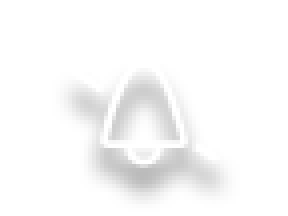
#> input picture mib/skin1/img_1180.png, 72 x 54 px (shown 4 times larger)
$ python -i build_skin.py   (imports and definitions only)
#> lines starting #> are read from the running program, lines starting #| are printed output that depends on the picture
#> further down, picture is the input picture: PIL image 72x54 RGBA; mean R, G, B, A 164.9, 164.9, 164.9, 17.9
"""Builds a launcher skin from another MIB software train.

1. Extract the train's skin with extract_mcf.py (the images.mcf of the skin folder) so that a
   folder of img_<n>.png pictures exists.
2. From the repository root run:

       python3 mib/tools/build_skin.py <folder with img_N.png> <skin id> "<name shown in Setup>"

   For every launcher picture in mib/skin_recipe.json the tool finds the picture of the new train
   that looks most like the one it was made from in the reference skin (mib/skin1), cuts it the same
   way and writes app/src/main/assets/skins/<skin id>/<launcher picture>.png plus skin.json.
3. Check mib/skins/<skin id>_report.txt: matches below the threshold are listed first. Fix any
   wrong one in mib/skins/<skin id>.json ({"ui_key_play": 1356, ...}) and run the tool again.

Pictures that have no good match are left out, so the launcher keeps its built-in one for them.
"""
import glob, json, os, sys
from PIL import Image

REF = 'mib/skin1'
RECIPE = 'mib/skin_recipe.json'
OUT = 'app/src/main/assets/skins'
FEAT = 16
GOOD = 0.90  # similarity (0..1) needed to use a match without a manual override


def feature(im):
    """Small RGBA thumbnail on black and white, as numbers 0..1 (shape, colour and transparency)."""
    im = im.convert('RGBA')
    t = im.resize((FEAT, FEAT), Image.BILINEAR)
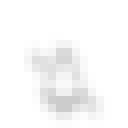
#> t: PIL image 16x16 RGBA (shown 8 times larger); mean R, G, B, A 40.2, 40.2, 40.2, 17.9; transparent parts drawn white
    out = []
    for bg in ((0, 0, 0, 255), (255, 255, 255, 255)):
        b = Image.new('RGBA', t.size, bg)
        b.alpha_composite(t)
        out.extend(v / 255.0 for px in list(b.convert('RGB').getdata()) for v in px)
#> after the loop, out = 1536 values, max 1 at index 768, min 0 at index 0, mean 0.511
    return out


# [76 lines left out: functions similarity, cut, main, not called in this run]


# [2 lines not run here, left out]

>>> from PIL import Image
>>> picture = Image.open('../skin1/img_1180.png')
>>> result = feature(picture)
#> result has the same summary as out in feature

$ run again, on mib/skin1/img_1522.png
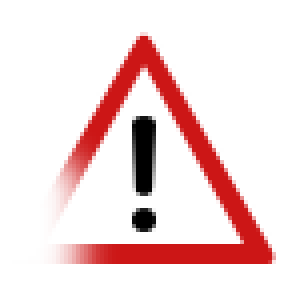
#> input picture mib/skin1/img_1522.png, 72 x 72 px (shown 4 times larger)
#> picture is the input picture: PIL image 72x72 RGBA; mean R, G, B, A 231.5, 127.3, 127.3, 95.3
#> in feature, `t = im.resize((FEAT, FEAT), Image.BILINEAR)`:
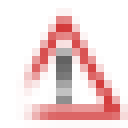
#> t: PIL image 16x16 RGBA (shown 8 times larger); mean R, G, B, A 135.6, 99.3, 99.3, 95.6; transparent parts drawn white
#> after the loop in feature, `for bg in ((0, 0, 0, 255), (255, 255, 255, 255)):`: out = 1536 values, max 1 at index 507, min 0 at index 0, mean 0.571
#> result has the same summary as out in feature

$ run again, on mib/skin1/img_1532.png
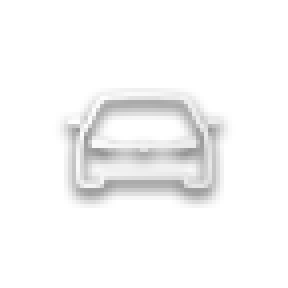
#> input picture mib/skin1/img_1532.png, 72 x 72 px (shown 4 times larger)
#> picture is the input picture: PIL image 72x72 RGBA; mean R, G, B, A 203.8, 203.8, 203.8, 17.8
#> in feature, `t = im.resize((FEAT, FEAT), Image.BILINEAR)`:
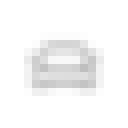
#> t: PIL image 16x16 RGBA (shown 8 times larger); mean R, G, B, A 35.2, 35.2, 35.2, 17.8; transparent parts drawn white
#> after the loop in feature, `for bg in ((0, 0, 0, 255), (255, 255, 255, 255)):`: out = 1536 values, max 1 at index 768, min 0 at index 0, mean 0.505
#> result has the same summary as out in feature

$ run again, on mib/skin1/img_1534.png
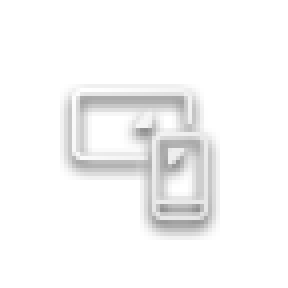
#> input picture mib/skin1/img_1534.png, 72 x 72 px (shown 4 times larger)
#> picture is the input picture: PIL image 72x72 RGBA; mean R, G, B, A 199.7, 199.7, 199.7, 19.3
#> in feature, `t = im.resize((FEAT, FEAT), Image.BILINEAR)`:
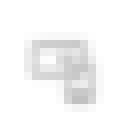
#> t: PIL image 16x16 RGBA (shown 8 times larger); mean R, G, B, A 34.8, 34.8, 34.8, 19.3; transparent parts drawn white
#> after the loop in feature, `for bg in ((0, 0, 0, 255), (255, 255, 255, 255)):`: out = 1536 values, max 1 at index 768, min 0 at index 0, mean 0.506
#> result has the same summary as out in feature
